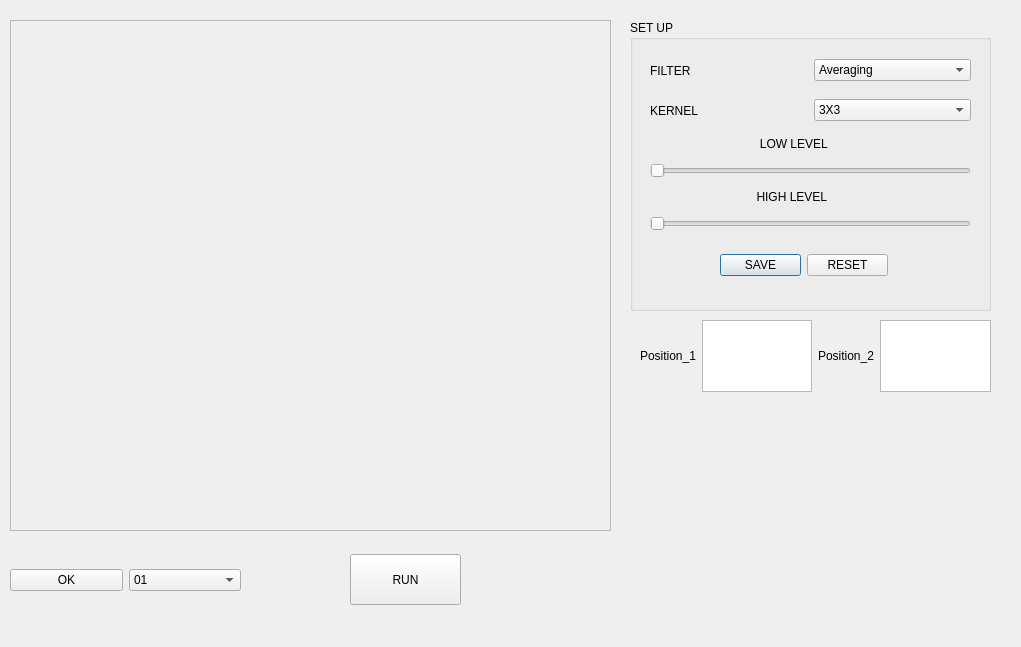
<?xml version="1.0" encoding="UTF-8"?>
<ui version="4.0">
 <class>Detection_edges_Dialog</class>
 <widget class="QDialog" name="Detection_edges_Dialog">
  <property name="geometry">
   <rect>
    <x>0</x>
    <y>0</y>
    <width>1021</width>
    <height>647</height>
   </rect>
  </property>
  <property name="windowTitle">
   <string>Dialog</string>
  </property>
  <widget class="QWidget" name="verticalLayoutWidget_2">
   <property name="geometry">
    <rect>
     <x>630</x>
     <y>20</y>
     <width>361</width>
     <height>291</height>
    </rect>
   </property>
   <layout class="QVBoxLayout" name="verticalLayout_3">
    <item>
     <widget class="QGroupBox" name="groupBox">
      <property name="title">
       <string>SET UP</string>
      </property>
      <widget class="QWidget" name="horizontalLayoutWidget_4">
       <property name="geometry">
        <rect>
         <x>20</x>
         <y>30</y>
         <width>321</width>
         <height>41</height>
        </rect>
       </property>
       <layout class="QHBoxLayout" name="horizontalLayout_5">
        <item>
         <widget class="QLabel" name="label">
          <property name="text">
           <string>FILTER</string>
          </property>
         </widget>
        </item>
        <item>
         <widget class="QComboBox" name="Filter_comboBox">
          <item>
           <property name="text">
            <string>Averaging</string>
           </property>
          </item>
          <item>
           <property name="text">
            <string>Gaussian Filtering</string>
           </property>
          </item>
          <item>
           <property name="text">
            <string>Median Filtering</string>
           </property>
          </item>
         </widget>
        </item>
       </layout>
      </widget>
      <widget class="QWidget" name="horizontalLayoutWidget_5">
       <property name="geometry">
        <rect>
         <x>20</x>
         <y>70</y>
         <width>321</width>
         <height>41</height>
        </rect>
       </property>
       <layout class="QHBoxLayout" name="horizontalLayout_6">
        <item>
         <widget class="QLabel" name="label_2">
          <property name="text">
           <string>KERNEL</string>
          </property>
         </widget>
        </item>
        <item>
         <widget class="QComboBox" name="Kernel_comboBox">
          <item>
           <property name="text">
            <string>3X3</string>
           </property>
          </item>
          <item>
           <property name="text">
            <string>5X5</string>
           </property>
          </item>
          <item>
           <property name="text">
            <string>7x7</string>
           </property>
          </item>
          <item>
           <property name="text">
            <string>9x9</string>
           </property>
          </item>
          <item>
           <property name="text">
            <string>11x11</string>
           </property>
          </item>
         </widget>
        </item>
       </layout>
      </widget>
      <widget class="QWidget" name="verticalLayoutWidget_3">
       <property name="geometry">
        <rect>
         <x>20</x>
         <y>110</y>
         <width>321</width>
         <height>101</height>
        </rect>
       </property>
       <layout class="QVBoxLayout" name="verticalLayout_6">
        <item>
         <widget class="QLabel" name="label_3">
          <property name="text">
           <string>                                 LOW LEVEL</string>
          </property>
         </widget>
        </item>
        <item>
         <widget class="QSlider" name="Low_level_horizontalSlider">
          <property name="orientation">
           <enum>Qt::Horizontal</enum>
          </property>
         </widget>
        </item>
        <item>
         <widget class="QLabel" name="label_4">
          <property name="text">
           <string>                                HIGH LEVEL</string>
          </property>
         </widget>
        </item>
        <item>
         <widget class="QSlider" name="High_level_horizontalSlider">
          <property name="orientation">
           <enum>Qt::Horizontal</enum>
          </property>
         </widget>
        </item>
       </layout>
      </widget>
      <widget class="QWidget" name="horizontalLayoutWidget_6">
       <property name="geometry">
        <rect>
         <x>90</x>
         <y>220</y>
         <width>168</width>
         <height>51</height>
        </rect>
       </property>
       <layout class="QHBoxLayout" name="horizontalLayout_4">
        <item>
         <widget class="QPushButton" name="pushButton">
          <property name="text">
           <string>SAVE</string>
          </property>
         </widget>
        </item>
        <item>
         <widget class="QPushButton" name="pushButton_2">
          <property name="text">
           <string>RESET</string>
          </property>
         </widget>
        </item>
       </layout>
      </widget>
     </widget>
    </item>
   </layout>
  </widget>
  <widget class="QWidget" name="horizontalLayoutWidget_8">
   <property name="geometry">
    <rect>
     <x>10</x>
     <y>540</y>
     <width>231</width>
     <height>81</height>
    </rect>
   </property>
   <layout class="QHBoxLayout" name="horizontalLayout_11">
    <item>
     <widget class="QPushButton" name="OK_detection_edges_pushButton">
      <property name="text">
       <string>OK</string>
      </property>
     </widget>
    </item>
    <item>
     <widget class="QComboBox" name="Image_comboBox">
      <item>
       <property name="text">
        <string>01</string>
       </property>
      </item>
      <item>
       <property name="text">
        <string>02</string>
       </property>
      </item>
      <item>
       <property name="text">
        <string>03</string>
       </property>
      </item>
      <item>
       <property name="text">
        <string>04</string>
       </property>
      </item>
      <item>
       <property name="text">
        <string>05</string>
       </property>
      </item>
      <item>
       <property name="text">
        <string>06</string>
       </property>
      </item>
      <item>
       <property name="text">
        <string>07</string>
       </property>
      </item>
      <item>
       <property name="text">
        <string>08</string>
       </property>
      </item>
      <item>
       <property name="text">
        <string>09</string>
       </property>
      </item>
      <item>
       <property name="text">
        <string>10</string>
       </property>
      </item>
      <item>
       <property name="text">
        <string>11</string>
       </property>
      </item>
      <item>
       <property name="text">
        <string>12</string>
       </property>
      </item>
      <item>
       <property name="text">
        <string>13</string>
       </property>
      </item>
      <item>
       <property name="text">
        <string>14</string>
       </property>
      </item>
      <item>
       <property name="text">
        <string>15</string>
       </property>
      </item>
      <item>
       <property name="text">
        <string>16</string>
       </property>
      </item>
     </widget>
    </item>
   </layout>
  </widget>
  <widget class="QPushButton" name="Run_detection_edges_pushButton">
   <property name="geometry">
    <rect>
     <x>350</x>
     <y>554</y>
     <width>111</width>
     <height>51</height>
    </rect>
   </property>
   <property name="text">
    <string>RUN</string>
   </property>
  </widget>
  <widget class="QScrollArea" name="scrollArea">
   <property name="geometry">
    <rect>
     <x>10</x>
     <y>20</y>
     <width>601</width>
     <height>511</height>
    </rect>
   </property>
   <property name="widgetResizable">
    <bool>true</bool>
   </property>
   <widget class="QWidget" name="scrollAreaWidgetContents">
    <property name="geometry">
     <rect>
      <x>0</x>
      <y>0</y>
      <width>599</width>
      <height>509</height>
     </rect>
    </property>
   </widget>
  </widget>
  <widget class="QWidget" name="horizontalLayoutWidget_7">
   <property name="geometry">
    <rect>
     <x>640</x>
     <y>320</y>
     <width>351</width>
     <height>72</height>
    </rect>
   </property>
   <layout class="QHBoxLayout" name="horizontalLayout_7">
    <item>
     <widget class="QLabel" name="label_7">
      <property name="text">
       <string>Position_1</string>
      </property>
     </widget>
    </item>
    <item>
     <widget class="QTextEdit" name="Postion_1_textEdit"/>
    </item>
    <item>
     <widget class="QLabel" name="label_8">
      <property name="text">
       <string>Position_2</string>
      </property>
     </widget>
    </item>
    <item>
     <widget class="QTextEdit" name="Position_2_textEdit"/>
    </item>
   </layout>
  </widget>
 </widget>
 <resources/>
 <connections/>
</ui>
